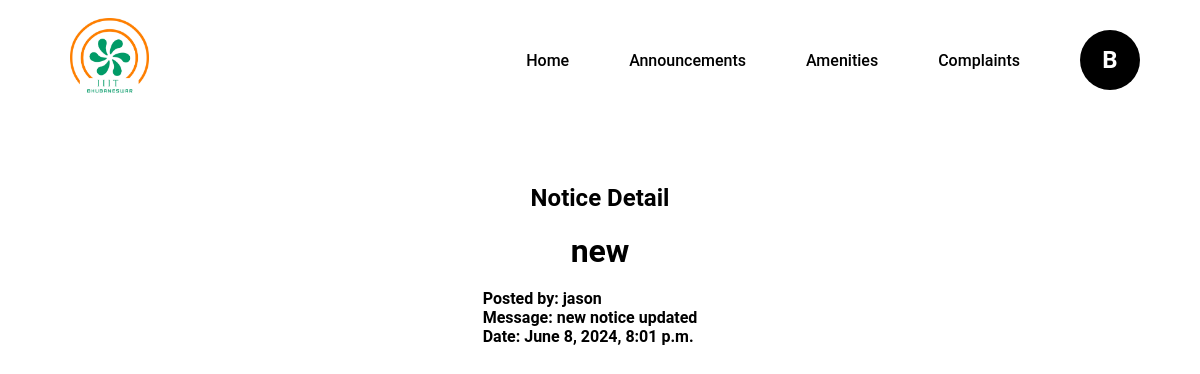
Screenshot of /notices/5/ (signed in) with the database file from the repository.
### users/models.py (models this page shows, shortened)
class Notice(models.Model):
    subject = models.CharField(max_length=255)
    message = models.TextField()
    posted_by = models.ForeignKey(User, on_delete=models.CASCADE)
    date_posted = models.DateTimeField(auto_now_add=True)

### users/views.py (the view)
# urls.py: path('notices/<int:pk>/', views.notice_detail, name='notice_detail'),
@login_required
def notice_detail(request, pk):
    notice = get_object_or_404(Notice, pk=pk)
    return render(request, 'notice_detail.html', {'notice': notice})

### users/context_processors.py (called while the page is built)
def cloak_room_settings(request):
    settings = CloakRoomSettings.objects.first()
    return {
        'settings': settings
    }

### users/templates/notice_detail.html (shortened to what this page needs)
{% extends 'faculty_base.html' %}
{% block content %}
{% load static %}
<link rel="stylesheet" href="{% static 'css/noticeboard.css' %}">
<div class="container mt-4">
    <h2 class="text-center">Notice Detail</h2>
    <header>
        <h1 class="text-center">{{ notice.subject }}</h1>
    </header>
    <br>
    <div class="notice-details d-flex justify-content-center">
        <div class="content-container">
            <div class="detail-row">
                <div class="label text-center">Posted by: {{ notice.posted_by.username }}</div>
            </div>
            <div class="detail-row">
                <div class="label text-center">Message: {{ notice.message }}</div>
            </div>
            <div class="detail-row">
                <div class="label text-center">Date: {{ notice.date_posted }}</div>
            </div>
        </div>
    </div>
</div>
{% endblock %}

### users/templates/faculty_base.html (shortened to what this page needs)
{% load static %}
<!DOCTYPE html>
<html lang="en">
<head>
    <link rel="stylesheet" href="{% static 'css/dashboard_styles.css' %}">
    <link rel="stylesheet" href="https://cdnjs.cloudflare.com/ajax/libs/font-awesome/6.0.0-beta3/css/all.min.css">
</head>
<body>
  <nav>
    <div class="logo">
        <img src="{% static 'images/home_logo.png' %}" alt="Logo">
    </div>
    <ul class="nav-links">
        <li><a href="{% url 'faculty_dashboard' %}">Home</a></li>
        <li><a href="{% url 'notice_list' %}">Announcements</a></li>
        <li class="dropdown">
            <a href="#">Amenities</a>
        </li>
        <li><a href="{% url 'faculty_complaints_list' %}">Complaints</a></li>
        <li class="profile dropdown">
            <a href="#" id="profileDropdown" role="button">
                <div class="profile-initial">{{ request.user.username|slice:":1"|capfirst }}</div>
            </a>
        </li>
    </ul>
</nav>
<div class="container mt-4">
    {% block content %}
    {% endblock %}
</div>
</body>
</html>

### static/css/dashboard_styles.css (style rules this page uses)
* { margin: 0; padding: 0; box-sizing: border-box; }
body { font-family: 'Roboto', sans-serif; }
nav { display: flex; align-items: center; justify-content: space-between; background-color: white; padding: 0 20px; width: 100%; height: 120px; margin: 0 ; }
.logo img { height: 80px; margin-left: 50px; }
.nav-links { list-style: none; display: flex; flex: 1; justify-content: flex-end; align-items: center; }
.nav-links li { position: relative; margin-right: 20px; }
.nav-links a { font-size: 16px; font-weight: 550; color: black; text-decoration: none; padding: 15px 20px; display: block; }
.profile { display: flex; align-items: center; cursor: pointer; }
.profile-initial { width: 60px; height: 60px; background-color: black; color: white; display: flex; align-items: center; justify-content: center; border-radius: 50%; font-size: 24px; font-weight: bold; }

### static/css/noticeboard.css (style rules this page uses)
.container { margin-top: 4rem; }
h2 { text-align: center; margin-bottom: 20px; }
.text-center { text-align: center; }
.mt-4 { margin-top: 4rem !important; }
.d-flex { display: flex; }
.justify-content-center { justify-content: center; }
.notice-details { display: grid; grid-template-columns: auto auto; gap: 10px 20px; justify-content: center; text-align: center; }
.detail-row { display: contents; }
.label { font-weight: bold; text-align: left; }

### rows the page displays
Notice: subject "new", posted_by.username "jason", message "new notice updated", date_posted "June 8, 2024, 8:01 p.m."

### other values shown
{{ request.user.username|slice:":1"|capfirst }} "B"
